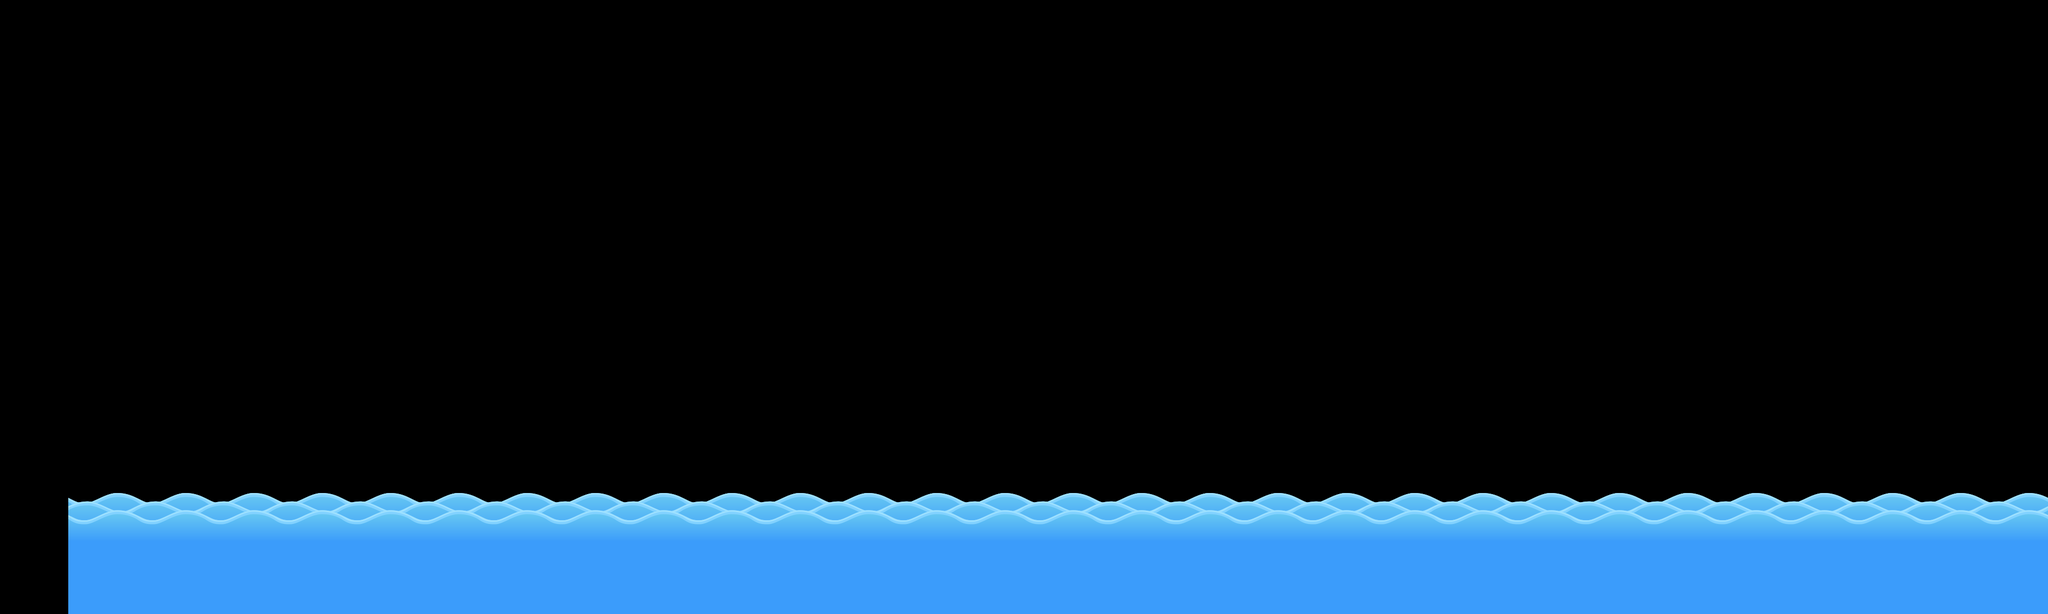

A level layout from a 2D game, rendered from its tile map. Below: a short description, then the map file with tile-grid data replaced by summaries:
An orthogonal 30x9 tile map with 128x128 px tiles, 1 tile layer (see), 3 tilesets and 109 objects (11x platform, backright, backleft, bush, crate3, ...).

<map version="1.5" tiledversion="1.7.2" orientation="orthogonal" renderorder="right-down" width="30" height="9" tilewidth="128" tileheight="128" infinite="0" nextlayerid="8" nextobjectid="152">
 <editorsettings>
  <export target="map.json" format="json" />
 </editorsettings>
 <tileset firstgid="1" name="tiles" tilewidth="129" tileheight="129" tilecount="18" columns="0">
  <grid orientation="orthogonal" width="1" height="1" />
  <tile id="0">
   <image width="128" height="128" source="png/Tiles/1.png" />
   <objectgroup draworder="index">
    <object id="15" x="0" y="0" width="128" height="32" />
   </objectgroup>
  </tile>
  <tile id="1" type="ground">
   <image width="128" height="128" source="png/Tiles/2.png" />
  </tile>
  <tile id="2" type="ground">
   <image width="128" height="128" source="png/Tiles/3.png" />
  </tile>
  <tile id="3">
   <image width="129" height="129" source="png/Tiles/4.png" />
  </tile>
  <tile id="4">
   <image width="128" height="128" source="png/Tiles/5.png" />
  </tile>
  <tile id="5">
   <image width="128" height="128" source="png/Tiles/6.png" />
  </tile>
  <tile id="6" type="ground">
   <image width="128" height="128" source="png/Tiles/7.png" />
  </tile>
  <tile id="7">
   <image width="128" height="128" source="png/Tiles/8.png" />
  </tile>
  <tile id="8">
   <image width="128" height="128" source="png/Tiles/9.png" />
  </tile>
  <tile id="9">
   <image width="128" height="128" source="png/Tiles/10.png" />
  </tile>
  <tile id="10" type="ground">
   <image width="128" height="128" source="png/Tiles/11.png" />
  </tile>
  <tile id="11">
   <image width="128" height="128" source="png/Tiles/12.png" />
  </tile>
  <tile id="12" type="ground">
   <image width="128" height="93" source="png/Tiles/13.png" />
  </tile>
  <tile id="13" type="ground">
   <image width="128" height="93" source="png/Tiles/14.png" />
  </tile>
  <tile id="14" type="ground">
   <image width="128" height="93" source="png/Tiles/15.png" />
  </tile>
  <tile id="15">
   <image width="128" height="128" source="png/Tiles/16.png" />
  </tile>
  <tile id="16">
   <image width="128" height="99" source="png/Tiles/17.png" />
  </tile>
  <tile id="17">
   <image width="128" height="128" source="png/Tiles/18.png" />
  </tile>
  <wangsets>
   <wangset name="Terrains" type="corner" tile="-1">
    <wangcolor name="New Terrain" color="#ff0000" tile="1" probability="1" />
   </wangset>
  </wangsets>
 </tileset>
 <tileset firstgid="19" name="back" tilewidth="1920" tileheight="1152" tilecount="1" columns="0">
  <grid orientation="orthogonal" width="1" height="1" />
  <tile id="1">
   <image width="1920" height="1152" source="png/BG/BGmap.png" />
  </tile>
 </tileset>
 <tileset firstgid="21" name="objects" tilewidth="282" tileheight="301" tilecount="13" columns="0">
  <grid orientation="orthogonal" width="1" height="1" />
  <tile id="0">
   <image width="133" height="65" source="png/Object/Bush (1).png" />
  </tile>
  <tile id="1">
   <image width="133" height="65" source="png/Object/Bush (2).png" />
  </tile>
  <tile id="2">
   <image width="73" height="47" source="png/Object/Bush (3).png" />
  </tile>
  <tile id="3">
   <image width="73" height="46" source="png/Object/Bush (4).png" />
  </tile>
  <tile id="4" type="crate">
   <properties>
    <property name="bodyType" value="dynamic" />
   </properties>
   <image width="77" height="77" source="png/Object/Crate.png" />
  </tile>
  <tile id="5">
   <image width="49" height="41" source="png/Object/Mushroom_1.png" />
  </tile>
  <tile id="6">
   <image width="50" height="41" source="png/Object/Mushroom_2.png" />
  </tile>
  <tile id="7">
   <image width="63" height="65" source="png/Object/Sign_1.png" />
  </tile>
  <tile id="8">
   <image width="62" height="64" source="png/Object/Sign_2.png" />
  </tile>
  <tile id="9">
   <image width="90" height="54" source="png/Object/Stone.png" />
  </tile>
  <tile id="10">
   <image width="116" height="44" source="png/Object/Tree_1.png" />
  </tile>
  <tile id="11">
   <image width="282" height="301" source="png/Object/Tree_2.png" />
  </tile>
  <tile id="12">
   <image width="282" height="275" source="png/Object/Tree_3.png" />
  </tile>
 </tileset>
 <objectgroup id="4" name="background">
  <object id="1" name="backright" gid="20" x="0" y="1152" width="1920" height="1152" />
  <object id="2" name="backleft" gid="20" x="1920" y="1152" width="1920" height="1152" />
 </objectgroup>
 <layer id="1" name="see" width="30" height="9">
  <data>[270 cells, 58 non-empty, 2 distinct tile ids]</data>
 </layer>
 <objectgroup id="6" name="platformsObj">
  <object id="41" gid="1" x="3328" y="1024" width="128" height="128" />
  <object id="43" gid="2" x="3456" y="1024" width="128" height="128" />
  <object id="44" gid="2" x="3584" y="1024" width="128" height="128" />
  <object id="45" gid="2" x="3712" y="1024" width="128" height="128" />
  <object id="47" gid="10" x="3584" y="1152" width="128" height="128" />
  <object id="50" gid="5" x="3584" y="1152" width="128" height="128" />
  <object id="51" gid="5" x="3712" y="1152" width="128" height="128" />
  <object id="52" gid="4" x="3328" y="1152" width="129" height="129" />
  <object id="53" gid="4" x="3328" y="896" width="129" height="129" />
  <object id="54" gid="6" x="3456" y="896" width="128" height="128" />
  <object id="56" gid="1" x="3328" y="768" width="128" height="128" />
  <object id="57" gid="3" x="3456" y="768" width="128" height="128" />
  <object id="58" gid="13" x="2816" y="896" width="128" height="93" />
  <object id="59" gid="14" x="2944" y="896" width="128" height="93" />
  <object id="60" gid="15" x="3072" y="896" width="128" height="93" />
  <object id="61" gid="15" x="3712" y="384" width="128" height="93" />
  <object id="62" gid="13" x="2944" y="384" width="128" height="93" />
  <object id="63" gid="14" x="3072" y="384" width="128" height="93" />
  <object id="64" gid="14" x="3200" y="384" width="128" height="93" />
  <object id="65" gid="14" x="3328" y="384" width="128" height="93" />
  <object id="66" gid="14" x="3456" y="384" width="128" height="93" />
  <object id="67" gid="14" x="3584" y="384" width="128" height="93" />
  <object id="68" gid="14" x="2176" y="640" width="128" height="93" />
  <object id="69" gid="14" x="2304" y="640" width="128" height="93" />
  <object id="70" gid="14" x="2432" y="640" width="128" height="93" />
  <object id="71" gid="13" x="2048" y="640" width="128" height="93" />
  <object id="73" gid="15" x="2560" y="640" width="128" height="93" />
  <object id="78" gid="4" x="1152" y="1152" width="129" height="129" />
  <object id="79" gid="4" x="1152" y="1024" width="129" height="129" />
  <object id="80" gid="5" x="1280" y="1024" width="128" height="128" />
  <object id="81" gid="5" x="1280" y="1152" width="128" height="128" />
  <object id="82" gid="5" x="1408" y="1152" width="128" height="128" />
  <object id="83" gid="5" x="1408" y="1024" width="128" height="128" />
  <object id="84" gid="6" x="1536" y="1024" width="128" height="128" />
  <object id="85" gid="6" x="1536" y="1152" width="128" height="128" />
  <object id="86" gid="1" x="1152" y="896" width="128" height="128" />
  <object id="87" gid="2" x="1280" y="896" width="128" height="128" />
  <object id="88" gid="2" x="1408" y="896" width="128" height="128" />
  <object id="89" gid="3" x="1536" y="896" width="128" height="128" />
  <object id="90" gid="3" x="896" y="512" width="128" height="128" />
  <object id="91" gid="2" x="768" y="512" width="128" height="128" />
  <object id="92" gid="1" x="640" y="512" width="128" height="128" />
  <object id="94" gid="12" x="640" y="640" width="128" height="128" />
  </objectgroup>
 <objectgroup id="7" name="collisionPlatforms">
  <!-- 11 objects omitted --></objectgroup>
 <objectgroup id="5" name="elements">
  <!-- 33 objects omitted --></objectgroup>
</map>
<!-- 63 of 109 objects omitted -->
